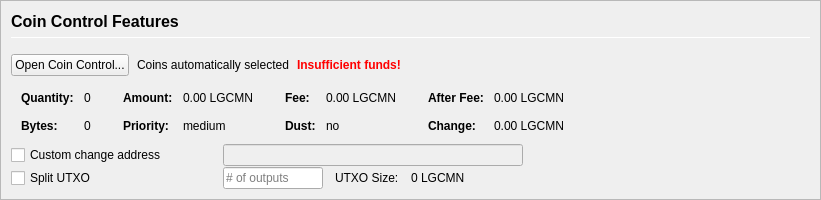
         <widget class="QFrame" name="frameCoinControl">
          <property name="sizePolicy">
           <sizepolicy hsizetype="Expanding" vsizetype="Expanding">
            <horstretch>0</horstretch>
            <verstretch>0</verstretch>
           </sizepolicy>
          </property>
          <property name="maximumSize">
           <size>
            <width>16777215</width>
            <height>16777215</height>
           </size>
          </property>
          <property name="frameShape">
           <enum>QFrame::StyledPanel</enum>
          </property>
          <property name="frameShadow">
           <enum>QFrame::Sunken</enum>
          </property>
          <layout class="QVBoxLayout" name="verticalLayoutCoinControl2">
           <property name="spacing">
            <number>0</number>
           </property>
           <property name="leftMargin">
            <number>0</number>
           </property>
           <property name="topMargin">
            <number>0</number>
           </property>
           <property name="rightMargin">
            <number>0</number>
           </property>
           <property name="bottomMargin">
            <number>0</number>
           </property>
           <item>
            <widget class="QFrame" name="frameCoinControl_BG">
             <layout class="QVBoxLayout" name="verticalLayoutCoinControl" stretch="0,0,0,0,0,0">
              <property name="spacing">
               <number>1</number>
              </property>
              <property name="leftMargin">
               <number>10</number>
              </property>
              <property name="topMargin">
               <number>10</number>
              </property>
              <item>
               <layout class="QHBoxLayout" name="horizontalLayoutCoinControl1">
                <property name="bottomMargin">
                 <number>15</number>
                </property>
                <item>
                 <layout class="QVBoxLayout" name="verticalLayout_3">
                  <property name="spacing">
                   <number>6</number>
                  </property>
                  <item>
                   <widget class="QLabel" name="labelCoinControlFeatures">
                    <property name="sizePolicy">
                     <sizepolicy hsizetype="Preferred" vsizetype="Maximum">
                      <horstretch>0</horstretch>
                      <verstretch>0</verstretch>
                     </sizepolicy>
                    </property>
                    <property name="minimumSize">
                     <size>
                      <width>0</width>
                      <height>20</height>
                     </size>
                    </property>
                    <property name="font">
                     <font>
                      <pointsize>12</pointsize>
                      <weight>75</weight>
                      <bold>true</bold>
                     </font>
                    </property>
                    <property name="styleSheet">
                     <string notr="true">font-weight:bold;</string>
                    </property>
                    <property name="text">
                     <string>Coin Control Features</string>
                    </property>
                   </widget>
                  </item>
                  <item>
                   <widget class="Line" name="line">
                    <property name="minimumSize">
                     <size>
                      <width>0</width>
                      <height>1</height>
                     </size>
                    </property>
                    <property name="maximumSize">
                     <size>
                      <width>16777215</width>
                      <height>1</height>
                     </size>
                    </property>
                    <property name="orientation">
                     <enum>Qt::Horizontal</enum>
                    </property>
                   </widget>
                  </item>
                 </layout>
                </item>
               </layout>
              </item>
              <item>
               <layout class="QHBoxLayout" name="horizontalLayoutCoinControl2" stretch="0,0,0,0">
                <property name="spacing">
                 <number>8</number>
                </property>
                <property name="bottomMargin">
                 <number>10</number>
                </property>
                <item>
                 <widget class="QPushButton" name="pushButtonCoinControl">
                  <property name="styleSheet">
                   <string notr="true"/>
                  </property>
                  <property name="text">
                   <string>Open Coin Control...</string>
                  </property>
                  <property name="autoDefault">
                   <bool>false</bool>
                  </property>
                 </widget>
                </item>
                <item>
                 <widget class="QLabel" name="labelCoinControlAutomaticallySelected">
                  <property name="text">
                   <string>Coins automatically selected</string>
                  </property>
                  <property name="margin">
                   <number>5</number>
                  </property>
                 </widget>
                </item>
                <item>
                 <widget class="QLabel" name="labelCoinControlInsuffFunds">
                  <property name="font">
                   <font>
                    <weight>75</weight>
                    <bold>true</bold>
                   </font>
                  </property>
                  <property name="styleSheet">
                   <string notr="true">color:red;font-weight:bold;</string>
                  </property>
                  <property name="text">
                   <string>Insufficient funds!</string>
                  </property>
                  <property name="margin">
                   <number>5</number>
                  </property>
                 </widget>
                </item>
                <item>
                 <spacer name="horizontalSpacerCoinControl">
                  <property name="orientation">
                   <enum>Qt::Horizontal</enum>
                  </property>
                  <property name="sizeHint" stdset="0">
                   <size>
                    <width>40</width>
                    <height>1</height>
                   </size>
                  </property>
                 </spacer>
                </item>
               </layout>
              </item>
              <item>
               <widget class="QWidget" name="widgetCoinControl" native="true">
                <property name="sizePolicy">
                 <sizepolicy hsizetype="Preferred" vsizetype="Preferred">
                  <horstretch>0</horstretch>
                  <verstretch>0</verstretch>
                 </sizepolicy>
                </property>
                <property name="minimumSize">
                 <size>
                  <width>0</width>
                  <height>0</height>
                 </size>
                </property>
                <property name="styleSheet">
                 <string notr="true"/>
                </property>
                <layout class="QHBoxLayout" name="horizontalLayoutCoinControl5">
                 <property name="leftMargin">
                  <number>0</number>
                 </property>
                 <property name="topMargin">
                  <number>0</number>
                 </property>
                 <property name="rightMargin">
                  <number>0</number>
                 </property>
                 <property name="bottomMargin">
                  <number>0</number>
                 </property>
                 <item>
                  <layout class="QHBoxLayout" name="horizontalLayoutCoinControl3" stretch="0,0,0,1">
                   <property name="spacing">
                    <number>20</number>
                   </property>
                   <property name="topMargin">
                    <number>0</number>
                   </property>
                   <property name="bottomMargin">
                    <number>10</number>
                   </property>
                   <item>
                    <layout class="QFormLayout" name="formLayoutCoinControl1">
                     <property name="horizontalSpacing">
                      <number>10</number>
                     </property>
                     <property name="verticalSpacing">
                      <number>14</number>
                     </property>
                     <property name="leftMargin">
                      <number>10</number>
                     </property>
                     <property name="topMargin">
                      <number>4</number>
                     </property>
                     <property name="rightMargin">
                      <number>6</number>
                     </property>
                     <item row="0" column="0">
                      <widget class="QLabel" name="labelCoinControlQuantityText">
                       <property name="font">
                        <font>
                         <weight>75</weight>
                         <bold>true</bold>
                        </font>
                       </property>
                       <property name="text">
                        <string>Quantity:</string>
                       </property>
                       <property name="margin">
                        <number>0</number>
                       </property>
                      </widget>
                     </item>
                     <item row="0" column="1">
                      <widget class="QLabel" name="labelCoinControlQuantity">
                       <property name="cursor">
                        <cursorShape>IBeamCursor</cursorShape>
                       </property>
                       <property name="contextMenuPolicy">
                        <enum>Qt::ActionsContextMenu</enum>
                       </property>
                       <property name="text">
                        <string notr="true">0</string>
                       </property>
                       <property name="margin">
                        <number>0</number>
                       </property>
                       <property name="textInteractionFlags">
                        <set>Qt::LinksAccessibleByMouse|Qt::TextSelectableByKeyboard|Qt::TextSelectableByMouse</set>
                       </property>
                      </widget>
                     </item>
                     <item row="1" column="0">
                      <widget class="QLabel" name="labelCoinControlBytesText">
                       <property name="font">
                        <font>
                         <weight>75</weight>
                         <bold>true</bold>
                        </font>
                       </property>
                       <property name="text">
                        <string>Bytes:</string>
                       </property>
                      </widget>
                     </item>
                     <item row="1" column="1">
                      <widget class="QLabel" name="labelCoinControlBytes">
                       <property name="cursor">
                        <cursorShape>IBeamCursor</cursorShape>
                       </property>
                       <property name="contextMenuPolicy">
                        <enum>Qt::ActionsContextMenu</enum>
                       </property>
                       <property name="text">
                        <string notr="true">0</string>
                       </property>
                       <property name="textInteractionFlags">
                        <set>Qt::LinksAccessibleByMouse|Qt::TextSelectableByKeyboard|Qt::TextSelectableByMouse</set>
                       </property>
                      </widget>
                     </item>
                    </layout>
                   </item>
                   <item>
                    <layout class="QFormLayout" name="formLayoutCoinControl2">
                     <property name="horizontalSpacing">
                      <number>10</number>
                     </property>
                     <property name="verticalSpacing">
                      <number>14</number>
                     </property>
                     <property name="leftMargin">
                      <number>6</number>
                     </property>
                     <property name="topMargin">
                      <number>4</number>
                     </property>
                     <property name="rightMargin">
                      <number>6</number>
                     </property>
                     <item row="0" column="0">
                      <widget class="QLabel" name="labelCoinControlAmountText">
                       <property name="font">
                        <font>
                         <weight>75</weight>
                         <bold>true</bold>
                        </font>
                       </property>
                       <property name="text">
                        <string>Amount:</string>
                       </property>
                       <property name="margin">
                        <number>0</number>
                       </property>
                      </widget>
                     </item>
                     <item row="0" column="1">
                      <widget class="QLabel" name="labelCoinControlAmount">
                       <property name="cursor">
                        <cursorShape>IBeamCursor</cursorShape>
                       </property>
                       <property name="contextMenuPolicy">
                        <enum>Qt::ActionsContextMenu</enum>
                       </property>
                       <property name="text">
                        <string notr="true">0.00 LGCMN</string>
                       </property>
                       <property name="textInteractionFlags">
                        <set>Qt::LinksAccessibleByMouse|Qt::TextSelectableByKeyboard|Qt::TextSelectableByMouse</set>
                       </property>
                      </widget>
                     </item>
                     <item row="1" column="0">
                      <widget class="QLabel" name="labelCoinControlPriorityText">
                       <property name="font">
                        <font>
                         <weight>75</weight>
                         <bold>true</bold>
                        </font>
                       </property>
                       <property name="text">
                        <string>Priority:</string>
                       </property>
                      </widget>
                     </item>
                     <item row="1" column="1">
                      <widget class="QLabel" name="labelCoinControlPriority">
                       <property name="cursor">
                        <cursorShape>IBeamCursor</cursorShape>
                       </property>
                       <property name="contextMenuPolicy">
                        <enum>Qt::ActionsContextMenu</enum>
                       </property>
                       <property name="text">
                        <string>medium</string>
                       </property>
                       <property name="textInteractionFlags">
                        <set>Qt::LinksAccessibleByMouse|Qt::TextSelectableByKeyboard|Qt::TextSelectableByMouse</set>
                       </property>
                      </widget>
                     </item>
                    </layout>
                   </item>
                   <item>
                    <layout class="QFormLayout" name="formLayoutCoinControl3">
                     <property name="horizontalSpacing">
                      <number>10</number>
                     </property>
                     <property name="verticalSpacing">
                      <number>14</number>
                     </property>
                     <property name="leftMargin">
                      <number>6</number>
                     </property>
                     <property name="topMargin">
                      <number>4</number>
                     </property>
                     <property name="rightMargin">
                      <number>6</number>
                     </property>
                     <item row="0" column="0">
                      <widget class="QLabel" name="labelCoinControlFeeText">
                       <property name="font">
                        <font>
                         <weight>75</weight>
                         <bold>true</bold>
                        </font>
                       </property>
                       <property name="text">
                        <string>Fee:</string>
                       </property>
                       <property name="margin">
                        <number>0</number>
                       </property>
                      </widget>
                     </item>
                     <item row="0" column="1">
                      <widget class="QLabel" name="labelCoinControlFee">
                       <property name="cursor">
                        <cursorShape>IBeamCursor</cursorShape>
                       </property>
                       <property name="contextMenuPolicy">
                        <enum>Qt::ActionsContextMenu</enum>
                       </property>
                       <property name="text">
                        <string notr="true">0.00 LGCMN</string>
                       </property>
                       <property name="textInteractionFlags">
                        <set>Qt::LinksAccessibleByMouse|Qt::TextSelectableByKeyboard|Qt::TextSelectableByMouse</set>
                       </property>
                      </widget>
                     </item>
                     <item row="1" column="0">
                      <widget class="QLabel" name="labelCoinControlLowOutputText">
                       <property name="font">
                        <font>
                         <weight>75</weight>
                         <bold>true</bold>
                        </font>
                       </property>
                       <property name="text">
                        <string>Dust:</string>
                       </property>
                      </widget>
                     </item>
                     <item row="1" column="1">
                      <widget class="QLabel" name="labelCoinControlLowOutput">
                       <property name="cursor">
                        <cursorShape>IBeamCursor</cursorShape>
                       </property>
                       <property name="contextMenuPolicy">
                        <enum>Qt::ActionsContextMenu</enum>
                       </property>
                       <property name="text">
                        <string>no</string>
                       </property>
                       <property name="textInteractionFlags">
                        <set>Qt::LinksAccessibleByMouse|Qt::TextSelectableByKeyboard|Qt::TextSelectableByMouse</set>
                       </property>
                      </widget>
                     </item>
                    </layout>
                   </item>
                   <item>
                    <layout class="QFormLayout" name="formLayoutCoinControl4">
                     <property name="horizontalSpacing">
                      <number>10</number>
                     </property>
                     <property name="verticalSpacing">
                      <number>14</number>
                     </property>
                     <property name="leftMargin">
                      <number>6</number>
                     </property>
                     <property name="topMargin">
                      <number>4</number>
                     </property>
                     <property name="rightMargin">
                      <number>6</number>
                     </property>
                     <item row="0" column="0">
                      <widget class="QLabel" name="labelCoinControlAfterFeeText">
                       <property name="font">
                        <font>
                         <weight>75</weight>
                         <bold>true</bold>
                        </font>
                       </property>
                       <property name="text">
                        <string>After Fee:</string>
                       </property>
                       <property name="margin">
                        <number>0</number>
                       </property>
                      </widget>
                     </item>
                     <item row="0" column="1">
                      <widget class="QLabel" name="labelCoinControlAfterFee">
                       <property name="cursor">
                        <cursorShape>IBeamCursor</cursorShape>
                       </property>
                       <property name="contextMenuPolicy">
                        <enum>Qt::ActionsContextMenu</enum>
                       </property>
                       <property name="text">
                        <string notr="true">0.00 LGCMN</string>
                       </property>
                       <property name="textInteractionFlags">
                        <set>Qt::LinksAccessibleByMouse|Qt::TextSelectableByKeyboard|Qt::TextSelectableByMouse</set>
                       </property>
                      </widget>
                     </item>
                     <item row="1" column="0">
                      <widget class="QLabel" name="labelCoinControlChangeText">
                       <property name="font">
                        <font>
                         <weight>75</weight>
                         <bold>true</bold>
                        </font>
                       </property>
                       <property name="text">
                        <string>Change:</string>
                       </property>
                      </widget>
                     </item>
                     <item row="1" column="1">
                      <widget class="QLabel" name="labelCoinControlChange">
                       <property name="cursor">
                        <cursorShape>IBeamCursor</cursorShape>
                       </property>
                       <property name="contextMenuPolicy">
                        <enum>Qt::ActionsContextMenu</enum>
                       </property>
                       <property name="text">
                        <string notr="true">0.00 LGCMN</string>
                       </property>
                       <property name="textInteractionFlags">
                        <set>Qt::LinksAccessibleByMouse|Qt::TextSelectableByKeyboard|Qt::TextSelectableByMouse</set>
                       </property>
                      </widget>
                     </item>
                    </layout>
                   </item>
                  </layout>
                 </item>
                </layout>
               </widget>
              </item>
              <item>
               <layout class="QHBoxLayout" name="horizontalLayoutCoinControl4">
                <property name="spacing">
                 <number>12</number>
                </property>
                <property name="sizeConstraint">
                 <enum>QLayout::SetDefaultConstraint</enum>
                </property>
                <property name="topMargin">
                 <number>0</number>
                </property>
                <property name="rightMargin">
                 <number>0</number>
                </property>
                <item>
                 <widget class="QCheckBox" name="checkBoxCoinControlChange">
                  <property name="sizePolicy">
                   <sizepolicy hsizetype="Preferred" vsizetype="Preferred">
                    <horstretch>0</horstretch>
                    <verstretch>0</verstretch>
                   </sizepolicy>
                  </property>
                  <property name="minimumSize">
                   <size>
                    <width>200</width>
                    <height>0</height>
                   </size>
                  </property>
                  <property name="maximumSize">
                   <size>
                    <width>200</width>
                    <height>16777215</height>
                   </size>
                  </property>
                  <property name="toolTip">
                   <string>If this is activated, but the change address is empty or invalid, change will be sent to a newly generated address.</string>
                  </property>
                  <property name="text">
                   <string>Custom change address</string>
                  </property>
                 </widget>
                </item>
                <item>
                 <widget class="QValidatedLineEdit" name="lineEditCoinControlChange">
                  <property name="enabled">
                   <bool>false</bool>
                  </property>
                  <property name="sizePolicy">
                   <sizepolicy hsizetype="Preferred" vsizetype="Preferred">
                    <horstretch>0</horstretch>
                    <verstretch>0</verstretch>
                   </sizepolicy>
                  </property>
                  <property name="minimumSize">
                   <size>
                    <width>300</width>
                    <height>0</height>
                   </size>
                  </property>
                 </widget>
                </item>
                <item>
                 <widget class="QLabel" name="labelCoinControlChangeLabel">
                  <property name="sizePolicy">
                   <sizepolicy hsizetype="Preferred" vsizetype="Preferred">
                    <horstretch>0</horstretch>
                    <verstretch>0</verstretch>
                   </sizepolicy>
                  </property>
                  <property name="minimumSize">
                   <size>
                    <width>100</width>
                    <height>0</height>
                   </size>
                  </property>
                  <property name="text">
                   <string/>
                  </property>
                  <property name="margin">
                   <number>3</number>
                  </property>
                 </widget>
                </item>
               </layout>
              </item>
              <item>
               <layout class="QHBoxLayout" name="horizontalLayoutCoinControl6">
                <property name="spacing">
                 <number>12</number>
                </property>
                <property name="rightMargin">
                 <number>0</number>
                </property>
                <item>
                 <widget class="QCheckBox" name="splitBlockCheckBox">
                  <property name="sizePolicy">
                   <sizepolicy hsizetype="Preferred" vsizetype="Preferred">
                    <horstretch>0</horstretch>
                    <verstretch>0</verstretch>
                   </sizepolicy>
                  </property>
                  <property name="minimumSize">
                   <size>
                    <width>200</width>
                    <height>0</height>
                   </size>
                  </property>
                  <property name="maximumSize">
                   <size>
                    <width>200</width>
                    <height>16777215</height>
                   </size>
                  </property>
                  <property name="text">
                   <string>Split UTXO</string>
                  </property>
                 </widget>
                </item>
                <item>
                 <widget class="QLineEdit" name="splitBlockLineEdit">
                  <property name="sizePolicy">
                   <sizepolicy hsizetype="Preferred" vsizetype="Preferred">
                    <horstretch>50</horstretch>
                    <verstretch>0</verstretch>
                   </sizepolicy>
                  </property>
                  <property name="minimumSize">
                   <size>
                    <width>100</width>
                    <height>0</height>
                   </size>
                  </property>
                  <property name="maximumSize">
                   <size>
                    <width>100</width>
                    <height>16777215</height>
                   </size>
                  </property>
                  <property name="placeholderText">
                   <string># of outputs</string>
                  </property>
                 </widget>
                </item>
                <item>
                 <widget class="QLabel" name="labelBlockSizeText">
                  <property name="text">
                   <string>UTXO Size:</string>
                  </property>
                 </widget>
                </item>
                <item>
                 <widget class="QLabel" name="labelBlockSize">
                  <property name="text">
                   <string>0 LGCMN</string>
                  </property>
                 </widget>
                </item>
                <item>
                 <spacer name="horizontalSpacer_7">
                  <property name="orientation">
                   <enum>Qt::Horizontal</enum>
                  </property>
                  <property name="sizeHint" stdset="0">
                   <size>
                    <width>40</width>
                    <height>20</height>
                   </size>
                  </property>
                 </spacer>
                </item>
               </layout>
              </item>
              <item>
               <spacer name="verticalSpacerCoinControl">
                <property name="orientation">
                 <enum>Qt::Vertical</enum>
                </property>
                <property name="sizeHint" stdset="0">
                 <size>
                  <width>800</width>
                  <height>1</height>
                 </size>
                </property>
               </spacer>
              </item>
             </layout>
            </widget>
           </item>
          </layout>
         </widget>
